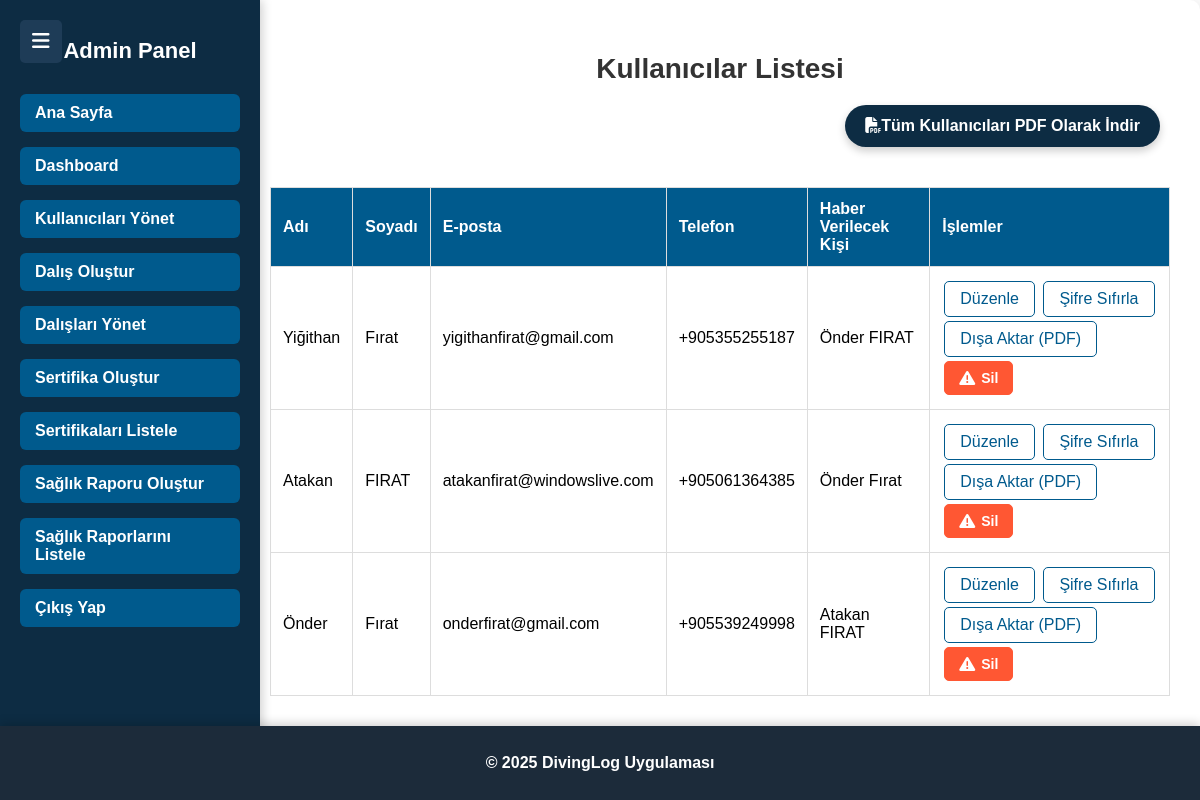
Page /admin/manage_users.php on the committed database.
### tables this page shows
CREATE TABLE `users` (
  `id` int(11) NOT NULL,
  `ad` varchar(100) NOT NULL,
  `soyad` varchar(100) NOT NULL,
  `dogum_tarihi` date NOT NULL,
  `milliyet` varchar(50) NOT NULL,
  `adres` text NOT NULL,
  `kaza_haber_kişi_ad_soyad` varchar(100) DEFAULT NULL,
  `telefon` varchar(15) NOT NULL,
  `created_at` timestamp NOT NULL DEFAULT current_timestamp(),
  `sifre` varchar(255) NOT NULL,
  `tcno` varchar(11) DEFAULT NULL,
  `login` int(2) NOT NULL DEFAULT 0,
  `email` varchar(255) NOT NULL,
  `reset_token` varchar(64) DEFAULT NULL,
  `token_expiry` datetime DEFAULT NULL,
  `admin` int(2) NOT NULL DEFAULT 0,
  `fotograf` varchar(255) DEFAULT NULL
);

### src/admin/manage_users.php (the view, shortened to what this page needs)
<?php
include('../../config.php');
function e($str) {
    return htmlspecialchars($str, ENT_QUOTES, 'UTF-8');
}
$usersPerPage = 25;
$page = isset($_GET['page']) && is_numeric($_GET['page']) ? (int) $_GET['page'] : 1;
$offset = ($page - 1) * $usersPerPage;
$sql = "SELECT * FROM users LIMIT $usersPerPage OFFSET $offset";
$result = mysqli_query($mysqlB, $sql);
?>
<!DOCTYPE html>
<html lang="tr">
<head>
    <link rel="stylesheet" href="../CSS/manage_users.css" />
    <link rel="stylesheet" href="https://cdnjs.cloudflare.com/ajax/libs/font-awesome/6.5.0/css/all.min.css" />
</head>
<body>
    <div class="menu-toggle" onclick="toggleSidebar()">
        <i class="fas fa-bars"></i>
    </div>
    <div class="sidebar">
        <h2>Admin Panel</h2>
        <ul>
            <li><a href="../index.php">Ana Sayfa</a></li>
            <li><a href="dashboard.php">Dashboard</a></li>
            <li><a href="manage_users.php">Kullanıcıları Yönet</a></li>
            <li><a href="diving.php">Dalış Oluştur</a></li>
            <li><a href="manage_diving.php">Dalışları Yönet</a></li>
            <li><a href="certificate.php">Sertifika Oluştur</a></li>
            <li><a href="certificate_list.php">Sertifikaları Listele</a></li>
            <li><a href="health_inspection.php">Sağlık Raporu Oluştur</a></li>
            <li><a href="health_inspection_list.php">Sağlık Raporlarını Listele</a></li>
            <li><a href="../users/exit.php">Çıkış Yap</a></li>
        </ul>
    </div>
<div class="container">
    <h2>Kullanıcılar Listesi</h2>
    <?php if ($result && mysqli_num_rows($result) > 0): ?>
        <div class="all_pdf">
            <a href="export_all_users_pdf.php" class="btn">
                <i class="fa-solid fa-file-pdf"></i>Tüm Kullanıcıları PDF Olarak İndir
            </a>
        </div>
        <div class="table-responsive">
        <table>
            <thead>
                <tr>
                    <th>Adı</th>
                    <th>Soyadı</th>
                    <th>E-posta</th>
                    <th>Telefon</th>
                    <th>Haber Verilecek Kişi</th>
                    <th>İşlemler</th>
                </tr>
            </thead>
            <tbody>
                <?php while ($user = mysqli_fetch_assoc($result)): ?>
                    <tr>
                        <td><?= e($user['ad']) ?></td>
                        <td><?= e($user['soyad']) ?></td>
                        <td><?= e($user['email']) ?></td>
                        <td><?= e($user['telefon']) ?></td>
                        <td><?= e($user['kaza_haber_kişi_ad_soyad']) ?></td>
                        <td>
                            <div class="d-flex gap-2 flex-wrap">
                                <a href="edit_user.php?id=<?= urlencode($user['id']) ?>" class="btn">Düzenle</a>
                                <a href="admin_reset_password.php?id=<?= urlencode($user['id']) ?>" class="btn">Şifre Sıfırla</a>
                                <a href="export_pdf.php?id=<?= urlencode($user['id']) ?>" class="btn">Dışa Aktar (PDF)</a>
                                <a href="#" class="btn delete-btn" onclick="openConfirmModal(<?= (int)$user['id'] ?>); return false;">
                                    <i class="fas fa-exclamation-triangle"></i> Sil
                                </a>
                            </div>
                        </td>
                    </tr>
                <?php endwhile; ?>
            </tbody>
        </table>
        </div>
    <?php else: ?>
        <p>Henüz kullanıcı bulunmamaktadır.</p>
    <?php endif; ?>
</div>
<footer>
    <p>&copy; 2025 DivingLog Uygulaması</p>
</footer>
</body>
</html>

### src/CSS/manage_users.css (style rules this page uses)
body { font-family: 'Arial', sans-serif; background-color: #F2F7FF; margin: 0; padding: 0; display: flex; flex-direction: row; }
html, body { height: 100%; background-color: #fafafa !important; }
.container { margin-left: 240px; width: calc(100% - 260px); max-width: none; padding: 30px; background-color: white; border-radius: 10px; box-shadow: 0 4px 12px rgba(0, 0, 0, 0.1); overflow-x: auto; }
h2 { color: #333; font-size: 28px; text-align: center; margin-bottom: 20px; }
table { width: 100%; border-collapse: collapse; margin-top: 20px; }
.all_pdf { display: flex; justify-content: flex-end; margin: 20px 10px; }
.all_pdf a { text-decoration: none; color: #ffffff; background-color: #0d2c43; padding: 12px 20px; border-radius: 25px; font-weight: bold; box-shadow: 0 4px 8px rgba(0,0,0,0.2); transition: background-color 0.3s ease, transform 0.2s ease; }
table th, table td { padding: 12px; text-align: left; border: 1px solid #ddd; }
table th { background-color: #005A8D; color: white; }
table td a { color: #005A8D; text-decoration: none; padding: 8px 15px; border: 1px solid #005A8D; border-radius: 5px; margin: 2px; display: inline-block; }
footer { background-color: #1c2b3a; color: #ffffff; text-align: center; font-weight: bold; padding: 12px 0; width: 100%; position: fixed; left: 0; bottom: 0; z-index: 999; box-shadow: 0 -2px 10px rgba(0, 0, 0, 0.2); }
footer p { font-weight: bolder; }
.delete-btn { display: inline-flex; align-items: center; gap: 6px; padding: 8px 14px; background-color: #FF5733; border: 1px solid #FF5733; border-radius: 5px; color: white; font-weight: bold; font-size: 14px; text-decoration: none; transition: background-color 0.3s ease; }
.delete-btn i { font-size: 16px; }
.sidebar { position: fixed; top: 0; left: 0; width: 220px; height: 100vh; background-color: #0d2c43; padding: 20px; box-shadow: 2px 0 10px rgba(0,0,0,0.2); }
.sidebar h2 { color: #ffffff; font-size: 22px; text-align: center; margin-bottom: 30px; }
.sidebar ul { list-style: none; padding: 0; }
.sidebar ul li { margin-bottom: 15px; }
.sidebar ul li a { text-decoration: none; color: #fff; font-weight: bold; display: block; padding: 10px 15px; border-radius: 6px; background-color: #005a8d; transition: background-color 0.3s ease; }
.table-responsive { max-height: calc(100vh - 250px); overflow-y: auto; margin-bottom: 10px; }
.menu-toggle { position: fixed; top: 20px; left: 20px; z-index: 999; background-color: #1e3c57; padding: 10px 12px; border-radius: 5px; cursor: pointer; color: white; font-size: 20px; transition: background 0.3s ease; }
.sidebar { transition: transform 0.3s ease; }

### rows in the picture
users: ad "Yiğithan", soyad "Fırat", email "yigithanfirat@gmail.com", telefon "+905355255187", kaza_haber_kişi_ad_soyad "Önder FIRAT"
users: ad "Atakan", soyad "FIRAT", email "atakanfirat@windowslive.com", telefon "+905061364385", kaza_haber_kişi_ad_soyad "Önder Fırat"
users: ad "Önder", soyad "Fırat", email "onderfirat@gmail.com", telefon "+905539249998", kaza_haber_kişi_ad_soyad "Atakan FIRAT"
